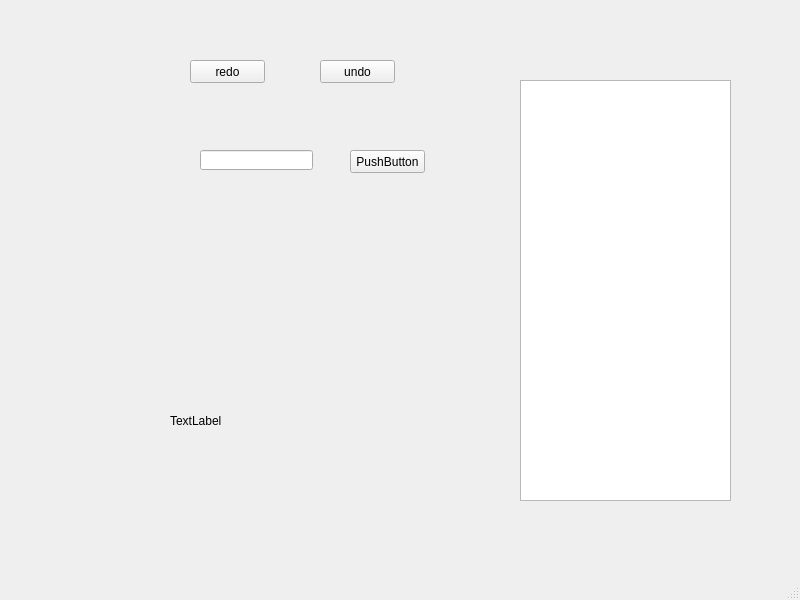
<?xml version="1.0" encoding="UTF-8"?>
<ui version="4.0">
 <class>MainWindow</class>
 <widget class="QMainWindow" name="MainWindow">
  <property name="geometry">
   <rect>
    <x>0</x>
    <y>0</y>
    <width>800</width>
    <height>600</height>
   </rect>
  </property>
  <property name="windowTitle">
   <string>MainWindow</string>
  </property>
  <widget class="QWidget" name="centralwidget">
   <widget class="QUndoView" name="undoView">
    <property name="geometry">
     <rect>
      <x>520</x>
      <y>80</y>
      <width>211</width>
      <height>421</height>
     </rect>
    </property>
   </widget>
   <widget class="QPushButton" name="pushButton">
    <property name="geometry">
     <rect>
      <x>350</x>
      <y>150</y>
      <width>75</width>
      <height>23</height>
     </rect>
    </property>
    <property name="text">
     <string>PushButton</string>
    </property>
   </widget>
   <widget class="QLineEdit" name="lineEdit">
    <property name="geometry">
     <rect>
      <x>200</x>
      <y>150</y>
      <width>113</width>
      <height>20</height>
     </rect>
    </property>
   </widget>
   <widget class="QPushButton" name="pushButton_2">
    <property name="geometry">
     <rect>
      <x>190</x>
      <y>60</y>
      <width>75</width>
      <height>23</height>
     </rect>
    </property>
    <property name="text">
     <string>redo</string>
    </property>
   </widget>
   <widget class="QPushButton" name="pushButton_3">
    <property name="geometry">
     <rect>
      <x>320</x>
      <y>60</y>
      <width>75</width>
      <height>23</height>
     </rect>
    </property>
    <property name="text">
     <string>undo</string>
    </property>
   </widget>
   <widget class="QLabel" name="label">
    <property name="geometry">
     <rect>
      <x>170</x>
      <y>390</y>
      <width>321</width>
      <height>61</height>
     </rect>
    </property>
    <property name="text">
     <string>TextLabel</string>
    </property>
   </widget>
  </widget>
  <widget class="QMenuBar" name="menubar">
   <property name="geometry">
    <rect>
     <x>0</x>
     <y>0</y>
     <width>800</width>
     <height>21</height>
    </rect>
   </property>
  </widget>
  <widget class="QStatusBar" name="statusbar"/>
 </widget>
 <resources/>
 <connections/>
</ui>
